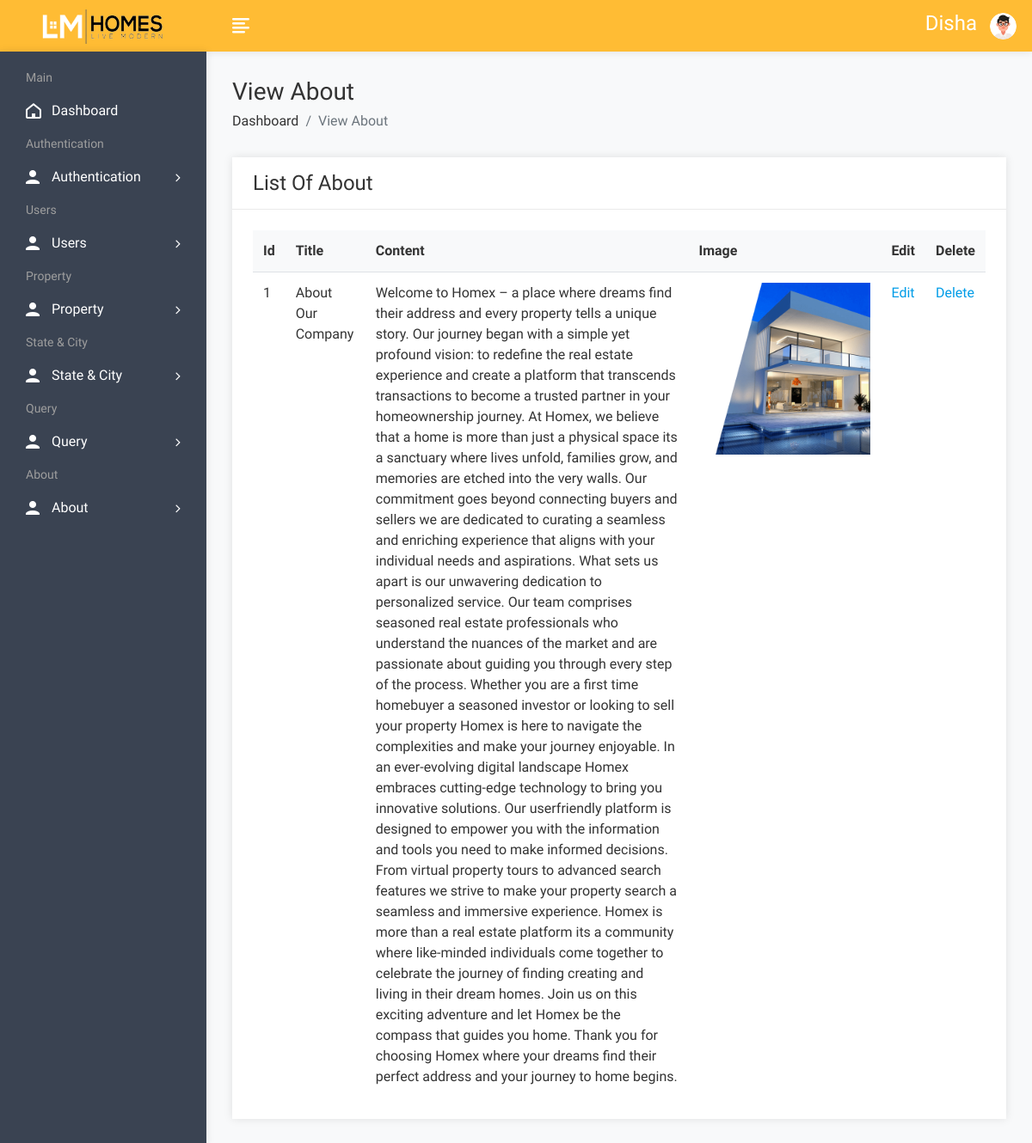
/admin/aboutview.php (signed in), run on the app's committed database.
### tables this page shows
CREATE TABLE `about` (
  `id` int(10) NOT NULL,
  `title` varchar(100) NOT NULL,
  `content` longtext NOT NULL,
  `image` varchar(300) NOT NULL
);

### admin/aboutview.php (the view, shortened to what this page needs)
<!DOCTYPE html>
<html lang="en">
<head>
        <link rel="stylesheet" href="assets/css/bootstrap.min.css">
        <link rel="stylesheet" href="assets/css/font-awesome.min.css">
        <link rel="stylesheet" href="assets/css/feathericon.min.css">
        <link rel="stylesheet" href="assets/css/style.css">
    </head>
    <body>
				<?php include("header.php"); ?>
            <div class="page-wrapper">
                <div class="content container-fluid">
					<div class="page-header">
						<div class="row">
							<div class="col">
								<h3 class="page-title">View About</h3>
								<ul class="breadcrumb">
									<li class="breadcrumb-item"><a href="dashboard.php">Dashboard</a></li>
									<li class="breadcrumb-item active">View About</li>
								</ul>
							</div>
						</div>
					</div>
					<div class="row">
						<div class="col-sm-12">
							<div class="card">
								<div class="card-header">
									<h4 class="card-title">List Of About</h4>
								</div>
								<div class="card-body">
									<div class="table-responsive">
										<table class="table table-stripped">
											<thead>
												<tr>
													<th>Id</th>
													<th>Title</th>
													<th>Content</th>
													<th>Image</th>
													<th>Edit</th>
													<th>Delete</th>
												</tr>
											</thead>
											<?php
													$query=mysqli_query($con,"select * from about");
													$cnt=1;
													while($row=mysqli_fetch_row($query))
														{
											?>
											<tbody>
												<tr>
													<td><?php echo $cnt; ?></td>
													<td><?php echo $row['1']; ?></td>
													<td><?php echo $row['2']; ?></td>
													<td><img src="upload/<?php echo $row['3']; ?>" height="200px" width="200px"></td>
													<td><a href="aboutedit.php?id=<?php echo $row['0']; ?>">Edit</a></td>
													<td><a href="aboutdelete.php?id=<?php echo $row['0']; ?>">Delete</a></td>
												</tr>
											</tbody>
												<?php
												$cnt=$cnt+1;
												}
												?>
										</table>
									</div>
								</div>
							</div>
						</div>
					</div>
				</div>
			</div>
    </body>
</html>

### data on the page
about: title "About Our Company", content "Welcome to Homex – a place where dreams find their address and every property tells a unique story. Our journey began with a simple yet profound vision: to redefine the real estate experience and create a platform that transcends transactions to become a trusted partner in your homeownership journey. At Homex, we believe that a home is more than just a physical space its a sanctuary where lives unfold, families grow, and memories are etched into the very walls. Our commitment goes beyond connecting buyers and sellers we are dedicated to curating a seamless and enriching experience that aligns with your individual needs and aspirations. What sets us apart is our unwavering dedication to…", image (picture)

### other printed values
$_SESSION['auser'] "Disha"
